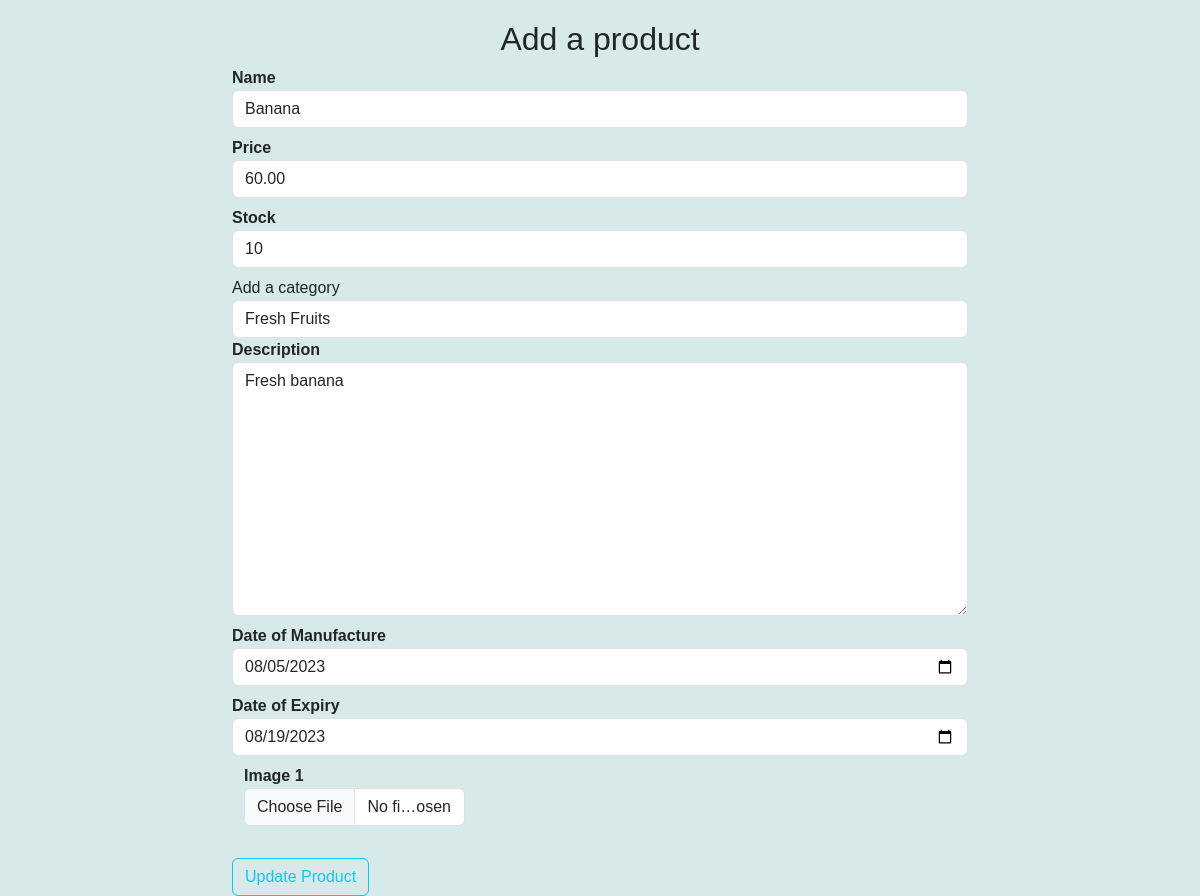
The page /updateproduct/4 (signed in) on the database as committed earlier.
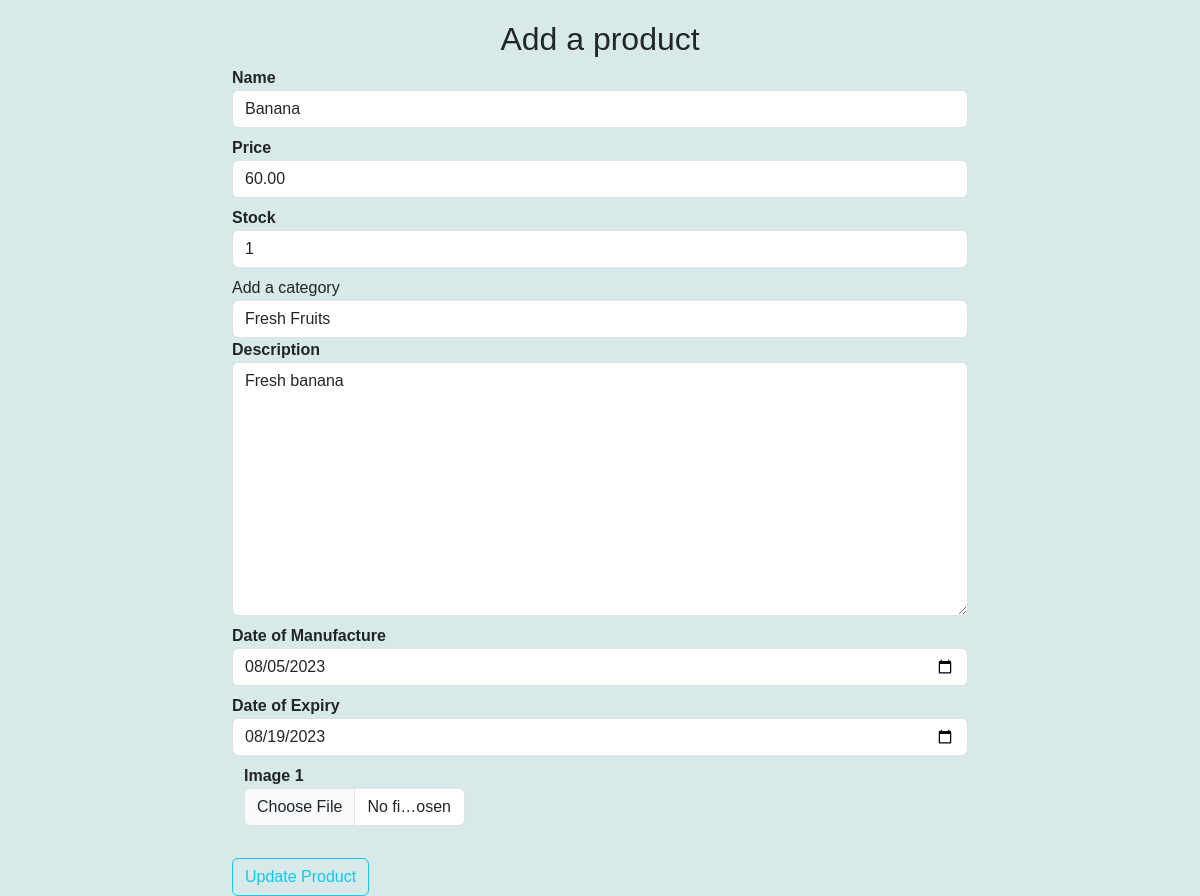
The same page on the database as committed later.
### store/products/models.py (models this page shows, shortened)
class AddProduct(db.Model):
    __searchable__ = ['name', 'desc']
    id = db.Column(db.Integer, primary_key=True, autoincrement=True)
    name = db.Column(db.String(80), nullable=False)
    price = db.Column(db.Numeric(10,2), nullable=False)
    stock = db.Column(db.Integer, nullable = False)
    desc = db.Column(db.Text, nullable=False)
    mftr_date = db.Column(db.Date, nullable=False)
    exp_date = db.Column(db.Date, nullable=False)
    pub_date = db.Column(db.DateTime, nullable=False,
        default=datetime.utcnow)
    category_id = db.Column(db.Integer, db.ForeignKey('category.id'),nullable=False)
    category = db.relationship('Category',backref=db.backref('posts', cascade="all, delete-orphan",lazy=True))
    image = db.Column(db.String(150), nullable=True)

### store/products/routes.py (the view, shortened to what this page needs)
@app.route('/updateproduct/<int:id>', methods=['GET','POST'])
def updateproduct(id):
    if 'email' not in session:
        flash('Please login first', 'danger')
        return redirect(url_for('login'))
    categories = Category.query.all()
    product = AddProduct.query.get_or_404(id)
    form = Addproducts(request.form)
    form.name.data = product.name
    form.price.data = product.price
    form.stock.data = product.stock
    form.description.data = product.desc
    form.mftr_date.data = product.mftr_date
    form.exp_date.data = product.exp_date
    return render_template('products/updateproduct.html', form=form, categories=categories,product=product)

### store/products/forms.py
class Addproducts(Form):
    name = StringField('Name',[validators.DataRequired(message=None)] )
    price = DecimalField('Price', [validators.DataRequired(message=None)])
    stock = IntegerField('Stock', [validators.DataRequired(message=None)])
    description = TextAreaField('Description', [validators.DataRequired(message=None)])
    mftr_date = DateField('Date of Manufacture', [validators.DataRequired(message=None)])
    exp_date = DateField('Date of Expiry', [validators.DataRequired(message=None)])
    image_1 = FileField('Image 1', validators=[FileAllowed(['jpg', 'png', 'gif', 'jpeg'])])

### store/customer/model.py (called while the page is built)
@login_manager.user_loader
def user_loader(user_id):
    return Register.query.get(user_id)

### store/templates/products/updateproduct.html (shortened to what this page needs)
{% extends 'layout.html' %}
{% block content %}
<div class="container">
    <div class="row">
    <div class="col-md-2"></div>
    <div class="col-md-8">
        <h2 class="text-center"> Add a product</h2>
        {% from "_formhelpers.html" import render_field %}
        <form action="" method="POST" enctype="multipart/form-data">
            {{render_field(form.name, class="form-control",placeholder="Add product name")}}
            {{render_field(form.price, class="form-control",placeholder="Add product price")}}
            {{render_field(form.stock, class="form-control",placeholder="Add product stock")}}
            <label for="category">Add a category</label>
            <select name="category" id="category" class="form-control" required>
                <option value="{{product.category_id}}">{{product.category.name}}</option>
            </select>
            {{render_field(form.description, class="form-control",placeholder="Add product description", rows=10)}}
            {{render_field(form.mftr_date, class="form-control",placeholder="Date of Manufacture", rows=10)}}
            {{render_field(form.exp_date, class="form-control",placeholder="Date of Expiry", rows=10)}}
        <div class="container">
            <div class="row">
                <div class="col-md-4">{{render_field(form.image_1, class="form-control")}}</div>
            </div>
        </div>
        <button type="submit" class="btn btn-outline-info mt-4">Update Product</button>
        </form>
    </div>
    <div class="col-md-2"></div>
</div>
</div>
{% endblock content %}

Rows that differ between the two databases and show on the page:
changed AddProduct "Banana": stock "10" → "1"
